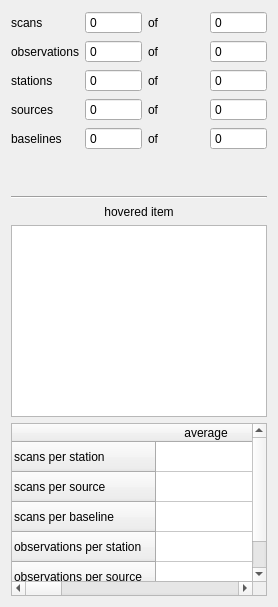
      <widget class="QWidget" name="statistics_general">
       <layout class="QVBoxLayout" name="verticalLayout_8" stretch="1,0">
        <item>
         <layout class="QHBoxLayout" name="horizontalLayout_general_total">
          <item>
           <layout class="QVBoxLayout" name="verticalLayout_10">
            <item>
             <layout class="QFormLayout" name="formLayout">
              <item row="0" column="0">
               <widget class="QLabel" name="label_2">
                <property name="text">
                 <string>scans</string>
                </property>
               </widget>
              </item>
              <item row="0" column="1">
               <layout class="QHBoxLayout" name="horizontalLayout_2">
                <item>
                 <widget class="QSpinBox" name="spinBox_scans">
                  <property name="enabled">
                   <bool>true</bool>
                  </property>
                  <property name="readOnly">
                   <bool>true</bool>
                  </property>
                  <property name="buttonSymbols">
                   <enum>QAbstractSpinBox::NoButtons</enum>
                  </property>
                  <property name="maximum">
                   <number>999999</number>
                  </property>
                 </widget>
                </item>
                <item>
                 <widget class="QLabel" name="label_7">
                  <property name="text">
                   <string>of</string>
                  </property>
                 </widget>
                </item>
                <item>
                 <widget class="QSpinBox" name="spinBox_scans_total">
                  <property name="enabled">
                   <bool>true</bool>
                  </property>
                  <property name="readOnly">
                   <bool>true</bool>
                  </property>
                  <property name="buttonSymbols">
                   <enum>QAbstractSpinBox::NoButtons</enum>
                  </property>
                  <property name="maximum">
                   <number>999999</number>
                  </property>
                 </widget>
                </item>
               </layout>
              </item>
              <item row="1" column="0">
               <widget class="QLabel" name="label_3">
                <property name="text">
                 <string>observations</string>
                </property>
               </widget>
              </item>
              <item row="1" column="1">
               <layout class="QHBoxLayout" name="horizontalLayout_5">
                <item>
                 <widget class="QSpinBox" name="spinBox_observations">
                  <property name="enabled">
                   <bool>true</bool>
                  </property>
                  <property name="readOnly">
                   <bool>true</bool>
                  </property>
                  <property name="buttonSymbols">
                   <enum>QAbstractSpinBox::NoButtons</enum>
                  </property>
                  <property name="maximum">
                   <number>999999</number>
                  </property>
                 </widget>
                </item>
                <item>
                 <widget class="QLabel" name="label_8">
                  <property name="text">
                   <string>of</string>
                  </property>
                 </widget>
                </item>
                <item>
                 <widget class="QSpinBox" name="spinBox_observations_total">
                  <property name="enabled">
                   <bool>true</bool>
                  </property>
                  <property name="readOnly">
                   <bool>true</bool>
                  </property>
                  <property name="buttonSymbols">
                   <enum>QAbstractSpinBox::NoButtons</enum>
                  </property>
                  <property name="maximum">
                   <number>999999</number>
                  </property>
                 </widget>
                </item>
               </layout>
              </item>
              <item row="2" column="0">
               <widget class="QLabel" name="label_4">
                <property name="text">
                 <string>stations</string>
                </property>
               </widget>
              </item>
              <item row="2" column="1">
               <layout class="QHBoxLayout" name="horizontalLayout_6">
                <item>
                 <widget class="QSpinBox" name="spinBox_stations">
                  <property name="enabled">
                   <bool>true</bool>
                  </property>
                  <property name="readOnly">
                   <bool>true</bool>
                  </property>
                  <property name="buttonSymbols">
                   <enum>QAbstractSpinBox::NoButtons</enum>
                  </property>
                  <property name="maximum">
                   <number>999999</number>
                  </property>
                 </widget>
                </item>
                <item>
                 <widget class="QLabel" name="label_9">
                  <property name="text">
                   <string>of</string>
                  </property>
                 </widget>
                </item>
                <item>
                 <widget class="QSpinBox" name="spinBox_stations_total">
                  <property name="enabled">
                   <bool>true</bool>
                  </property>
                  <property name="readOnly">
                   <bool>true</bool>
                  </property>
                  <property name="buttonSymbols">
                   <enum>QAbstractSpinBox::NoButtons</enum>
                  </property>
                  <property name="maximum">
                   <number>999999</number>
                  </property>
                 </widget>
                </item>
               </layout>
              </item>
              <item row="3" column="0">
               <widget class="QLabel" name="label_5">
                <property name="text">
                 <string>sources</string>
                </property>
               </widget>
              </item>
              <item row="3" column="1">
               <layout class="QHBoxLayout" name="horizontalLayout_7">
                <item>
                 <widget class="QSpinBox" name="spinBox_sources">
                  <property name="enabled">
                   <bool>true</bool>
                  </property>
                  <property name="readOnly">
                   <bool>true</bool>
                  </property>
                  <property name="buttonSymbols">
                   <enum>QAbstractSpinBox::NoButtons</enum>
                  </property>
                  <property name="maximum">
                   <number>999999</number>
                  </property>
                 </widget>
                </item>
                <item>
                 <widget class="QLabel" name="label_10">
                  <property name="text">
                   <string>of</string>
                  </property>
                 </widget>
                </item>
                <item>
                 <widget class="QSpinBox" name="spinBox_sources_total">
                  <property name="enabled">
                   <bool>true</bool>
                  </property>
                  <property name="readOnly">
                   <bool>true</bool>
                  </property>
                  <property name="buttonSymbols">
                   <enum>QAbstractSpinBox::NoButtons</enum>
                  </property>
                  <property name="maximum">
                   <number>999999</number>
                  </property>
                 </widget>
                </item>
               </layout>
              </item>
              <item row="4" column="0">
               <widget class="QLabel" name="label_11">
                <property name="text">
                 <string>baselines</string>
                </property>
               </widget>
              </item>
              <item row="4" column="1">
               <layout class="QHBoxLayout" name="horizontalLayout_8">
                <item>
                 <widget class="QSpinBox" name="spinBox_baselines">
                  <property name="readOnly">
                   <bool>true</bool>
                  </property>
                  <property name="buttonSymbols">
                   <enum>QAbstractSpinBox::NoButtons</enum>
                  </property>
                  <property name="maximum">
                   <number>999999</number>
                  </property>
                 </widget>
                </item>
                <item>
                 <widget class="QLabel" name="label_12">
                  <property name="text">
                   <string>of</string>
                  </property>
                 </widget>
                </item>
                <item>
                 <widget class="QSpinBox" name="spinBox_baselines_total">
                  <property name="readOnly">
                   <bool>true</bool>
                  </property>
                  <property name="buttonSymbols">
                   <enum>QAbstractSpinBox::NoButtons</enum>
                  </property>
                  <property name="maximum">
                   <number>999999</number>
                  </property>
                 </widget>
                </item>
               </layout>
              </item>
             </layout>
            </item>
            <item>
             <spacer name="verticalSpacer">
              <property name="orientation">
               <enum>Qt::Vertical</enum>
              </property>
              <property name="sizeHint" stdset="0">
               <size>
                <width>20</width>
                <height>40</height>
               </size>
              </property>
             </spacer>
            </item>
            <item>
             <widget class="Line" name="line">
              <property name="orientation">
               <enum>Qt::Horizontal</enum>
              </property>
             </widget>
            </item>
            <item>
             <widget class="QLabel" name="label_general_title">
              <property name="text">
               <string>hovered item</string>
              </property>
              <property name="alignment">
               <set>Qt::AlignCenter</set>
              </property>
             </widget>
            </item>
            <item>
             <widget class="QTreeWidget" name="treeWidget_general_highlight">
              <attribute name="headerVisible">
               <bool>false</bool>
              </attribute>
              <column>
               <property name="text">
                <string>name</string>
               </property>
              </column>
              <column>
               <property name="text">
                <string>value</string>
               </property>
              </column>
             </widget>
            </item>
           </layout>
          </item>
         </layout>
        </item>
        <item>
         <widget class="QTableWidget" name="tableWidget_general">
          <property name="minimumSize">
           <size>
            <width>0</width>
            <height>173</height>
           </size>
          </property>
          <property name="maximumSize">
           <size>
            <width>16777215</width>
            <height>173</height>
           </size>
          </property>
          <property name="selectionMode">
           <enum>QAbstractItemView::NoSelection</enum>
          </property>
          <row>
           <property name="text">
            <string>scans per station</string>
           </property>
          </row>
          <row>
           <property name="text">
            <string>scans per source</string>
           </property>
          </row>
          <row>
           <property name="text">
            <string>scans per baseline</string>
           </property>
          </row>
          <row>
           <property name="text">
            <string>observations per station</string>
           </property>
          </row>
          <row>
           <property name="text">
            <string>observations per source</string>
           </property>
          </row>
          <column>
           <property name="text">
            <string>average</string>
           </property>
          </column>
          <column>
           <property name="text">
            <string>std</string>
           </property>
          </column>
          <column>
           <property name="text">
            <string>median</string>
           </property>
          </column>
          <column>
           <property name="text">
            <string>min</string>
           </property>
          </column>
          <column>
           <property name="text">
            <string>max</string>
           </property>
          </column>
          <column>
           <property name="text">
            <string>per hour</string>
           </property>
          </column>
          <item row="0" column="0">
           <property name="text">
            <string/>
           </property>
          </item>
          <item row="1" column="0">
           <property name="text">
            <string/>
           </property>
          </item>
          <item row="2" column="0">
           <property name="text">
            <string/>
           </property>
          </item>
         </widget>
        </item>
       </layout>
      </widget>
